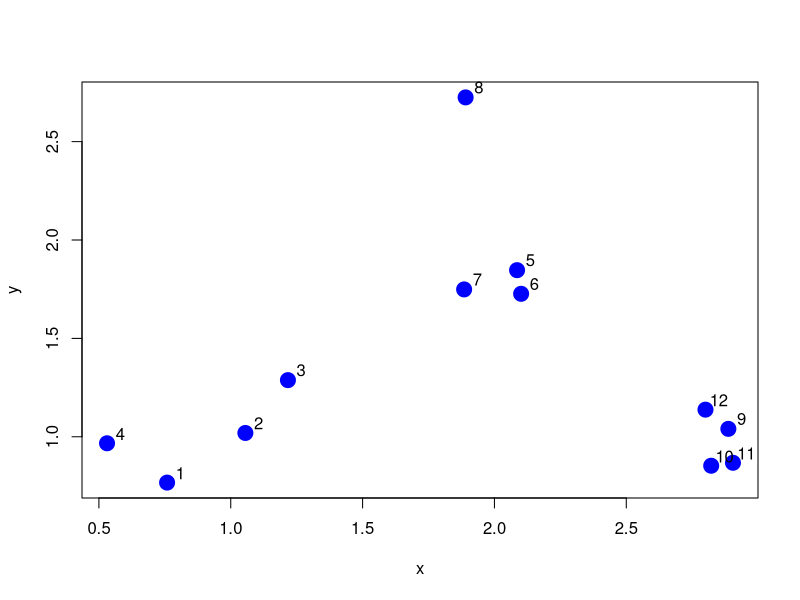
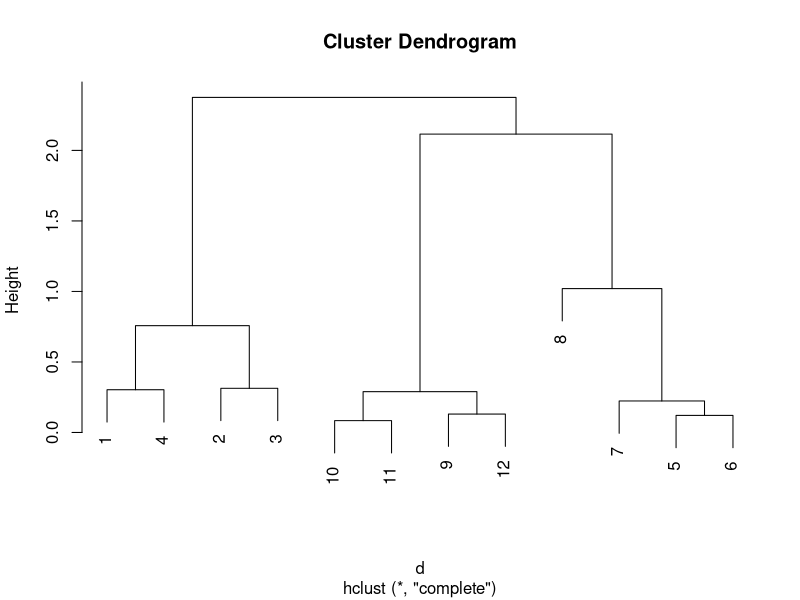
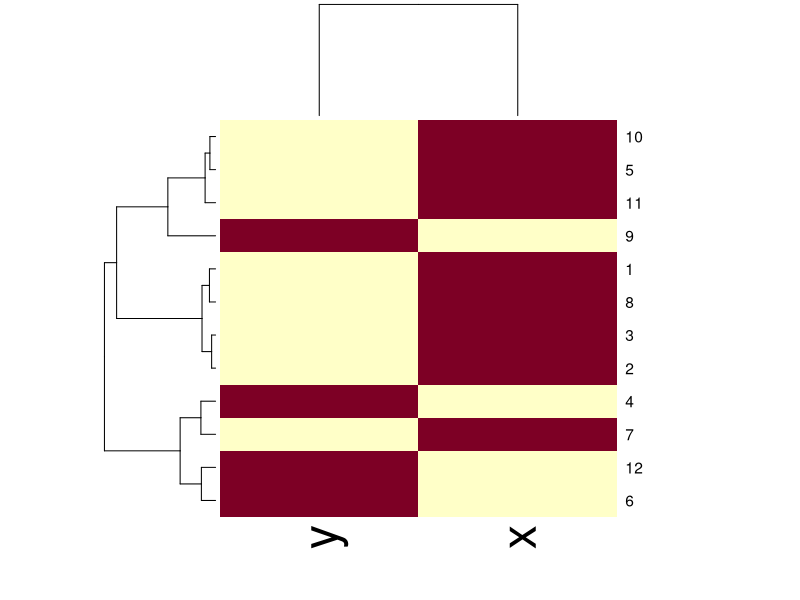
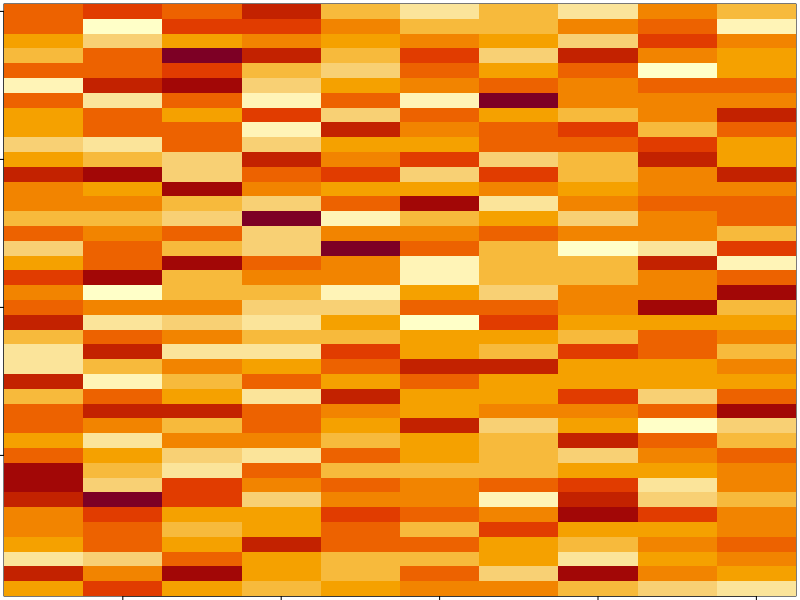
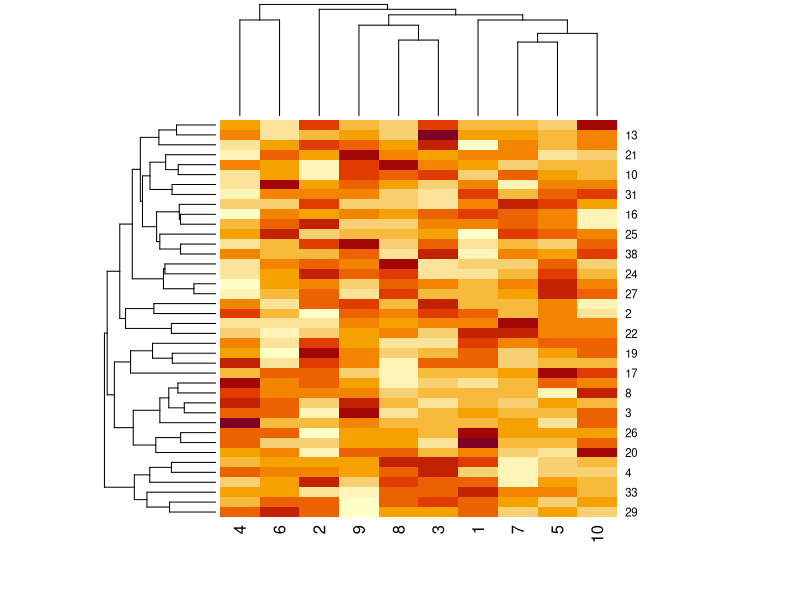
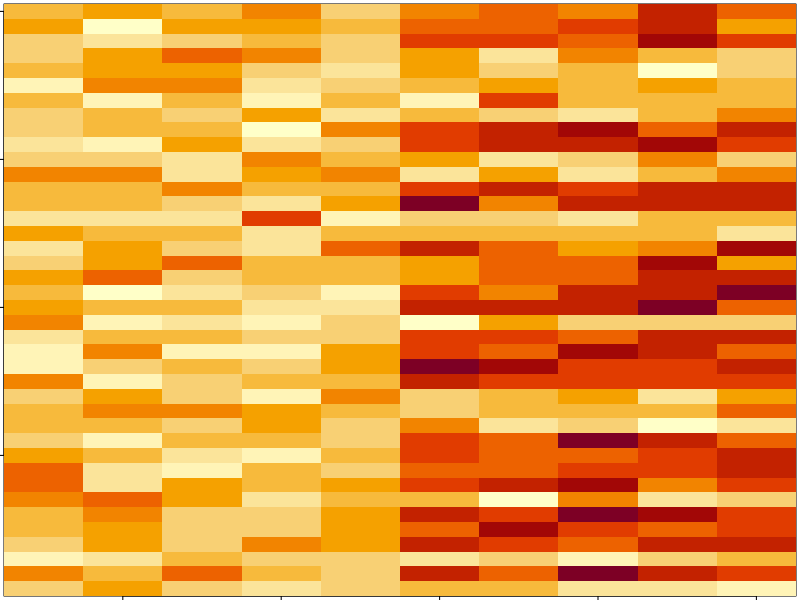
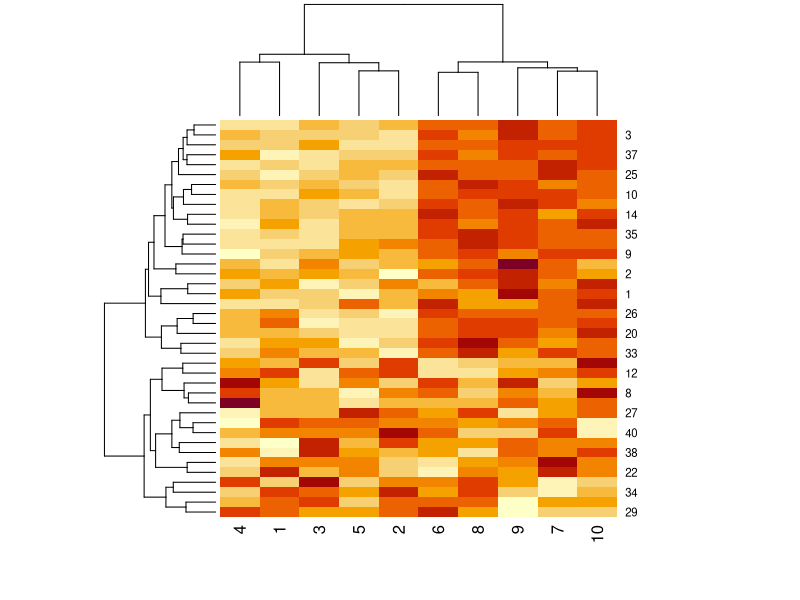
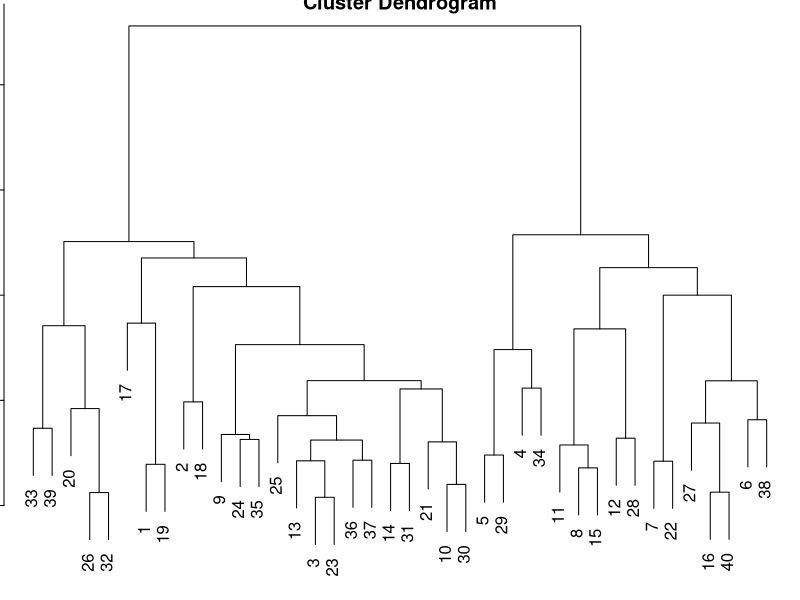

These charts were generated, in order, by the following R code:
# c4w3

# Hierachical clustering - !!Really useful for high dimentional dataset with heatmap!!
# bottom up method. find close points, merge and find next closest point, merge to get super point

# require 1. distance definition, 2 merge approch
# produces: tree

# distance
# 1. Euclidean distance: direct line from a to b. sqrt of lattitude differences square and longitude differences
# 2. Manhattan distance: estimat of the direct line. "travel along the city blocks"

#### resolve a plotting error
#> plot(c(1,2,3,4), c(10,20,30,40))
#Error in plot.new() : figure margins too large
#> par(mfrow=c(1,1))
#> plot(c(1,2,3,4), c(10,20,30,40))

# example
set.seed(1234)
p <- par() # save current par setting to be able to get back after folowing plotting and changes
par(mar=c(0,0,0,0))
par(p)

x <- rnorm(12, mean = rep(1:3, each=4), sd=0.2)
x

#rep(c(1,2,1), each=4)
#rep(c(1,2,1), 4)

y <- rnorm(12, mean = rep(c(1,2,1), each=4), sd=0.3)
y

plot(x, y, col="blue", pch=19, cex=2)
text(x+0.05, y+0.05, labels=as.character(1:12))

df <- data.frame(x=x, y=y)
d <- dist(df)
d
class(d)
hcluster <- hclust(d)
class(hcluster)
plot(hcluster)

# heatmap()
set.seed(134)
data.m <- as.matrix(df)[sample(1:12),]
data.m
heatmap(data.m)

par(p)

##############
#
set.seed(12345)
p <- par()
par(mar=rep(0.2,4))
dataMatrix <- matrix(rnorm(400), nrow=40)
dataMatrix
image(1:10, 1:40, t(dataMatrix)[,nrow(dataMatrix):1])

heatmap(dataMatrix)

# add a pattern
set.seed(678910)
for (i in 1:40) {
  coinFlip <- rbinom(1, size=1, pro=0.5)
  if(coinFlip) {
    dataMatrix[i,] <- dataMatrix[i,] + rep(c(0,3), each=5)
  }
}
image(1:10, 1:40, t(dataMatrix)[,nrow(dataMatrix):1])

heatmap(dataMatrix)

#
hh <- hclust(dist(dataMatrix))
plot(hh)

dataMatrixOrdered <- dataMatrix[hh$order,]
par(mfrow=c(1,3))
image(t(dataMatrixOrdered)[,nrow(dataMatrixOrdered):1])
plot(rowMeans(dataMatrixOrdered), 40:1, xlab="row mean", ylab="row", pch=19)
plot(colMeans(dataMatrixOrdered), xlab="col", ylab="col mean", pch=19)


# demension reduction
svd1 <- svd(scale(dataMatrixOrdered))
par(mfrow=c(1,3))
image(t(dataMatrixOrdered)[,nrow(dataMatrixOrdered):1])
plot(svd1$u[,1], 40:1, xlab="Row", ylab="First left sigular vector", pch=19)
plot(svd1$u[,1], xlab="Column", ylab="First right sigular vector", pch=19)


par(p)
par(mfrow=c(1,1))








